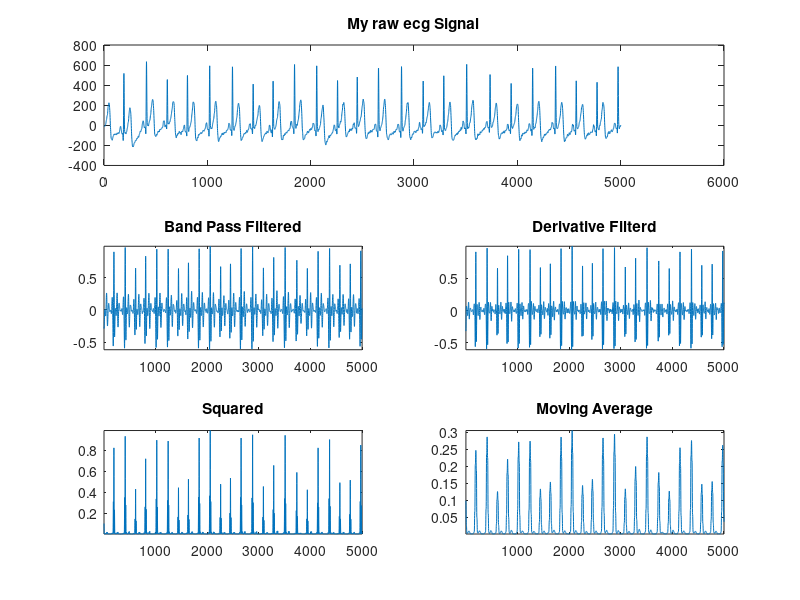
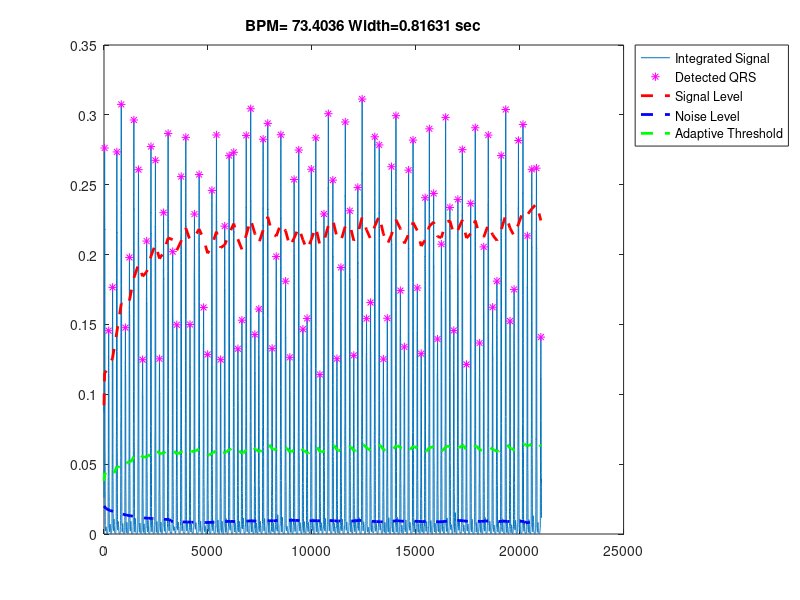

Source code (MATLAB) for these figures, in order:
clear;close all;
ecg=load('F94051089_ecgdata.mat');
ecg = ecg.data(265:end);
fs = 250; %sampling rate
sze = length(ecg);
necg = ecg/max(ecg); % normalize the maximum value to unity
time = [1 : sze]/fs;
ecg = ecg - mean(ecg);
figure;subplot(3,2,[1,2]);axis tight;
plot(ecg(5000:10000));title('My raw ecg Signal');
%% Low Pass Filter  H(z) = ((1 - z^(-6))^2)/(1 - z^(-1))^2 ==== 12Hz
Wn = 12*2/fs;
N = 3;                                                                  
[a,b] = butter(N,Wn,'low');                                             
ecg_l = filtfilt(a,b,ecg); 
ecg_l = ecg_l/ max(abs(ecg_l));

%% High Pass filter H(z) = (-1+32z^(-16)+z^(-32))/(1+z^(-1)) ==== 5Hz
Wn = 5*2/fs;
N = 3;                                                                  
[a,b] = butter(N,Wn,'high');                                            
ecg_h = filtfilt(a,b,ecg_l); 
ecg_h = ecg_h/ max(abs(ecg_h));
subplot(323);plot(ecg_h(5000:10000));
title("Band Pass Filtered");axis tight;
% %% derivative filter H(z) = (1/8T)(-z^(-2) - 2z^(-1) + 2z + z^(2))
b = [1 2 0 -2 -1].*(1/8)*fs;  
ecg_d = filtfilt(b,1,ecg_h);
ecg_d = ecg_d/max(ecg_d);
subplot(324);plot(ecg_d(5000:10000));
title("Derivative Filterd");axis tight;
%% Squaring nonlinearly enhance the dominant peaks 
ecg_s = ecg_d.^2;
subplot(325);plot(ecg_s(5000:10000));title("Squared");axis tight;
%% Moving average Y(nt) = (1/N)[x(nT-(N - 1)T)+ x(nT - (N - 2)T)+...+x(nT)]
% N=30 for fs=200Hz
ecg_m=movmean(ecg_s,30);
subplot(326);plot(ecg_m(5000:10000));title("Moving Average");axis tight;
%%  Fiducial Marks

[pk,loc] = findpeaks(ecg_m,'MINPEAKHEIGHT',0.08,'MINPEAKDISTANCE',round(0.2*fs));
t=(1:sze)/fs;rate=length(loc)*60/t(end);
QRS=length(ecg_m)/(length(pk)*fs);%sec

% figure;plot(ecg_m);
% title(['BPM= ',num2str(rate),' QRS width= ',num2str(QRS),' sec']);
% hold on;plot(loc,ecg_m(loc),'rx');axis tight;
%% initialize the training phase get (signal level/noise level)

[pks,locs] = findpeaks(ecg_m,'MINPEAKDISTANCE',round(0.2*fs));
LLp = length(pks);
SIG_LEV = max(ecg_m(1:2*fs))*1/3;                                          
NOISE_LEV = mean(ecg_m(1:2*fs))*1/2;                                       
thres=NOISE_LEV+0.25*(SIG_LEV-NOISE_LEV);
%% Thresholding and desicion rule
Beat = 0;Noi = 0;T=0;                                                                
Noise_Count = 0;
figure;
a=plot(ecg_m);hold on;
Sx(1)=0;Sy=SIG_LEV;
Nx(1)=0;Ny=NOISE_LEV;
Tx(1)=0;Ty(1)=thres;
for i=1:LLp
    if  pks(i)>thres
        SIG_LEV=0.125*pks(i)+0.875*SIG_LEV;
        Beat=Beat+1;
        Sx(Beat+1)=locs(i);
        Sy(Beat+1)=SIG_LEV;
        q=plot(locs(i),pks(i),'m*');
    else
        NOISE_LEV=0.125*pks(i)+0.875*NOISE_LEV;      
      Noi=Noi+1;
      Nx(Noi+1)=locs(i);
      Ny(Noi+1)=NOISE_LEV;
    end
    thres=NOISE_LEV+0.25*(SIG_LEV-NOISE_LEV);
    T=T+1;
    Tx(T+1)=locs(i);
    Ty(T+1)=thres;
end

h1=plot(Sx,Sy,'LineWidth',2,'Linestyle','--','color','r');
h2=plot(Nx,Ny,'LineWidth',2,'Linestyle','--','color','b');
h3=plot(Tx,Ty,'LineWidth',2,'Linestyle','--','color','g');
legend([a q h1 h2 h3],{'Integrated Signal','Detected QRS','Signal Level','Noise Level','Adaptive Threshold'},'Location','BestOutside');

%% Search Back
RR=mean(diff(Sx),2);
for i=1:length(Sx)-1
    if  (Sx(i+1)-Sx(i))>RR*1.66
        new=thres(i)/2;
        x=find(locs==Sx(i));
        if(locs(x+1)>new)
            Beat=Beat+1;
            hold on;
            plot(locs(x+1),pks(x+1),'m*');
        end
    end
end
rate2=Beat*60/t(end);
title(['BPM= ',num2str(rate2),' Width=',num2str(RR/fs),' sec']);



